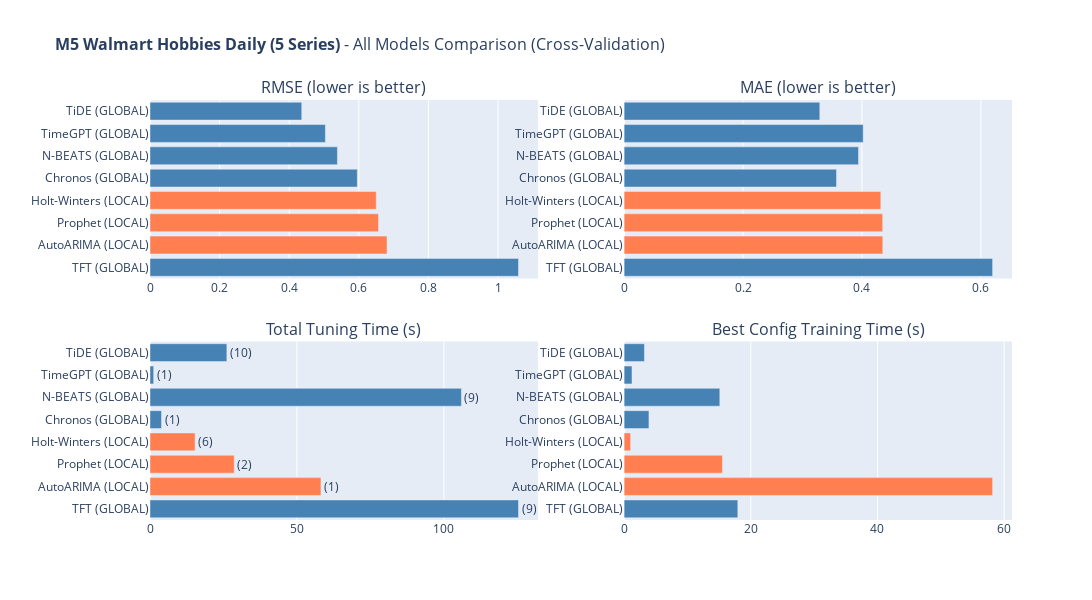

The notebook cell saved with this chart:
### Code cell
# 11. All Models Comparison (Interactive)
#
# Summary comparison of all models based on cross-validation metrics.

def create_all_models_comparison(results_dataframe, dataset_name):
    """Create interactive bar chart comparison of all models."""
    fig = make_subplots(
        rows=2, cols=2,
        subplot_titles=[
            'RMSE (lower is better)',
            'MAE (lower is better)',
            'Total Tuning Time (s)',
            'Best Config Training Time (s)'
        ],
        vertical_spacing=0.15, horizontal_spacing=0.1
    )
    
    models = results_dataframe['Model'].tolist()
    colors = ['coral' if 'LOCAL' in m else 'steelblue' for m in models]
    
    fig.add_trace(go.Bar(
        y=models, x=results_dataframe['RMSE'], orientation='h',
        marker_color=colors,
        hovertemplate='<b>%{y}</b><br>RMSE: %{x:.4f}<extra></extra>'
    ), row=1, col=1)
    
    fig.add_trace(go.Bar(
        y=models, x=results_dataframe['MAE'], orientation='h',
        marker_color=colors,
        hovertemplate='<b>%{y}</b><br>MAE: %{x:.4f}<extra></extra>'
    ), row=1, col=2)
    
    fig.add_trace(go.Bar(
        y=models, x=results_dataframe['Tuning Time (s)'], orientation='h',
        marker_color=colors,
        text=[f"({c})" for c in results_dataframe['Combinations']],
        textposition='outside',
        hovertemplate='<b>%{y}</b><br>Time: %{x:.2f}s<extra></extra>'
    ), row=2, col=1)
    
    fig.add_trace(go.Bar(
        y=models, x=results_dataframe['Best Config Time (s)'], orientation='h',
        marker_color=colors,
        hovertemplate='<b>%{y}</b><br>Time: %{x:.2f}s<extra></extra>'
    ), row=2, col=2)
    
    fig.update_layout(
        title=dict(text=f'<b>{dataset_name}</b> - All Models Comparison (Cross-Validation)', font=dict(size=16)),
        width=1700, height=600, showlegend=False, margin=dict(l=150)
    )
    
    for i in range(1, 3):
        for j in range(1, 3):
            fig.update_yaxes(autorange='reversed', row=i, col=j)
    return fig

if 'results_df' in dir() and not results_df.empty:
    fig_comparison = create_all_models_comparison(results_df, DATASET_CONFIG['name'])
    fig_comparison.show()

### Figure 1 — Plotly figure (JSON) as saved in the notebook; plotly's stock layout.template omitted (floating-point values rounded to 4 significant figures)
{"data": [{"hovertemplate": "<b>%{y}</b><br>RMSE: %{x:.4f}<extra></extra>", "marker": {"color": ["steelblue", "steelblue", "steelblue", "steelblue", "coral", "coral", "coral", "steelblue"]}, "orientation": "h", "type": "bar", "x": [0.436, 0.5039, 0.5385, 0.5957, 0.6499, 0.6565, 0.681, 1.059], "xaxis": "x", "y": ["TiDE (GLOBAL)", "TimeGPT (GLOBAL)", "N-BEATS (GLOBAL)", "Chronos (GLOBAL)", "Holt-Winters (LOCAL)", "Prophet (LOCAL)", "AutoARIMA (LOCAL)", "TFT (GLOBAL)"], "yaxis": "y"}, {"hovertemplate": "<b>%{y}</b><br>MAE: %{x:.4f}<extra></extra>", "marker": {"color": ["steelblue", "steelblue", "steelblue", "steelblue", "coral", "coral", "coral", "steelblue"]}, "orientation": "h", "type": "bar", "x": [0.3291, 0.4021, 0.3942, 0.3572, 0.4318, 0.4348, 0.4351, 0.6197], "xaxis": "x2", "y": ["TiDE (GLOBAL)", "TimeGPT (GLOBAL)", "N-BEATS (GLOBAL)", "Chronos (GLOBAL)", "Holt-Winters (LOCAL)", "Prophet (LOCAL)", "AutoARIMA (LOCAL)", "TFT (GLOBAL)"], "yaxis": "y2"}, {"hovertemplate": "<b>%{y}</b><br>Time: %{x:.2f}s<extra></extra>", "marker": {"color": ["steelblue", "steelblue", "steelblue", "steelblue", "coral", "coral", "coral", "steelblue"]}, "orientation": "h", "text": ["(10)", "(1)", "(9)", "(1)", "(6)", "(2)", "(1)", "(9)"], "textposition": "outside", "type": "bar", "x": [26.16, 1.245, 106.0, 3.922, 15.34, 28.66, 58.18, 125.4], "xaxis": "x3", "y": ["TiDE (GLOBAL)", "TimeGPT (GLOBAL)", "N-BEATS (GLOBAL)", "Chronos (GLOBAL)", "Holt-Winters (LOCAL)", "Prophet (LOCAL)", "AutoARIMA (LOCAL)", "TFT (GLOBAL)"], "yaxis": "y3"}, {"hovertemplate": "<b>%{y}</b><br>Time: %{x:.2f}s<extra></extra>", "marker": {"color": ["steelblue", "steelblue", "steelblue", "steelblue", "coral", "coral", "coral", "steelblue"]}, "orientation": "h", "type": "bar", "x": [3.211, 1.245, 15.11, 3.922, 1.029, 15.52, 58.18, 17.95], "xaxis": "x4", "y": ["TiDE (GLOBAL)", "TimeGPT (GLOBAL)", "N-BEATS (GLOBAL)", "Chronos (GLOBAL)", "Holt-Winters (LOCAL)", "Prophet (LOCAL)", "AutoARIMA (LOCAL)", "TFT (GLOBAL)"], "yaxis": "y4"}], "layout": {"annotations": [{"font": {"size": 16}, "showarrow": false, "text": "RMSE (lower is better)", "x": 0.225, "xanchor": "center", "xref": "paper", "y": 1, "yanchor": "bottom", "yref": "paper"}, {"font": {"size": 16}, "showarrow": false, "text": "MAE (lower is better)", "x": 0.775, "xanchor": "center", "xref": "paper", "y": 1, "yanchor": "bottom", "yref": "paper"}, {"font": {"size": 16}, "showarrow": false, "text": "Total Tuning Time (s)", "x": 0.225, "xanchor": "center", "xref": "paper", "y": 0.425, "yanchor": "bottom", "yref": "paper"}, {"font": {"size": 16}, "showarrow": false, "text": "Best Config Training Time (s)", "x": 0.775, "xanchor": "center", "xref": "paper", "y": 0.425, "yanchor": "bottom", "yref": "paper"}], "height": 600, "margin": {"l": 150}, "showlegend": false, "title": {"font": {"size": 16}, "text": "<b>M5 Walmart Hobbies Daily (5 Series)</b> - All Models Comparison (Cross-Validation)"}, "width": 1700, "xaxis": {"anchor": "y", "domain": [0, 0.45]}, "xaxis2": {"anchor": "y2", "domain": [0.55, 1]}, "xaxis3": {"anchor": "y3", "domain": [0, 0.45]}, "xaxis4": {"anchor": "y4", "domain": [0.55, 1]}, "yaxis": {"anchor": "x", "autorange": "reversed", "domain": [0.575, 1]}, "yaxis2": {"anchor": "x2", "autorange": "reversed", "domain": [0.575, 1]}, "yaxis3": {"anchor": "x3", "autorange": "reversed", "domain": [0, 0.425]}, "yaxis4": {"anchor": "x4", "autorange": "reversed", "domain": [0, 0.425]}}}
